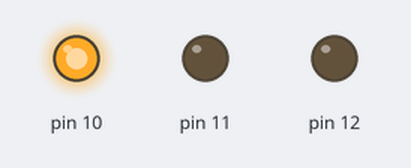
A sketch run on a simulated Arduino Uno, built with avr-gcc and run on an emulated ATmega328P. On the bench: output pins drawn as LEDs (lit = HIGH).

Above: at 0.02 s.
At 0.62 s:
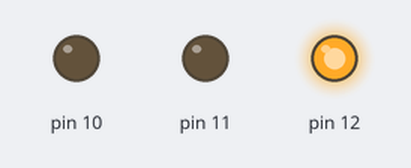
At 1.32 s:
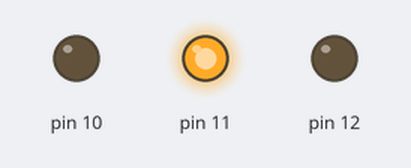
At 2.72 s:
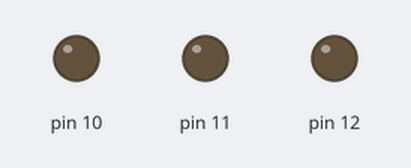
Timing chart, 0 to 3.0 s (numbered marks = the images above):
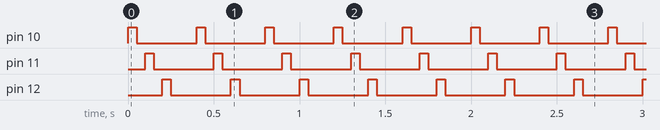

The sketch:

ControlBox_LED_Diagnostic.ino
```cpp
// Pin 13 has an LED connected on most Arduino boards.
// give it a name:
const int max_LED = 13;
const int min_LED = 10;

// the setup routine runs once when you press reset:
void setup() {
  // initialize the digital pin as an output.
  for (int led = min_LED; led < max_LED; led++){
    pinMode(led, OUTPUT);
    digitalWrite(led, LOW);
  }
}

// the loop routine runs over and over again forever:
void loop() {

  for (int led = min_LED; led <= max_LED; led++){
    digitalWrite(led, HIGH);
    delay(50);
    digitalWrite(led, LOW);
    delay(50);
  }
}
```

Measured:
- by itself, pin 10–12: alternates HIGH for 0.05 s and LOW for 0.35 s
